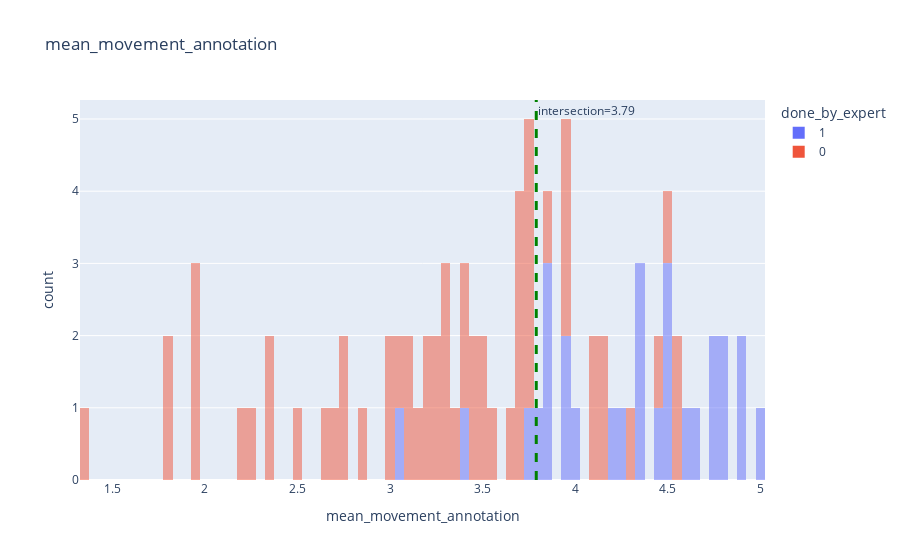

Here is the notebook cell this chart was saved with:
### Code cell
med = dfst["mean_movement_annotation"].median()
# find the threshold beteween experts and students based on KDE model of each group descriped by done_by_expert
kde_expert = scipy.stats.gaussian_kde(dfst[dfst.done_by_expert==1]["mean_movement_annotation"].dropna())
kde_student = scipy.stats.gaussian_kde(dfst[dfst.done_by_expert==0]["mean_movement_annotation"].dropna())



# find the intersection of the two KDEs
from scipy.optimize import fsolve
def findIntersection(fun1, fun2, x0):
    return fsolve(lambda x : fun1(x) - fun2(x), x0)
intersection = findIntersection(kde_expert, kde_student, med)
intersection

fig = px.histogram(dfst, x="mean_movement_annotation", title="mean_movement_annotation",
             color="done_by_expert", opacity=0.5, nbins=100)
# draw vline
fig.add_vline(x=intersection[0], line_width=3, line_dash="dash", line_color="green", annotation_text=f"intersection={intersection[0]:.2f}", annotation_position="top right")
dfst["level"] = "expert"
dfst["level"][dfst["mean_movement_annotation"] < intersection[0]] = "student"

fig.show()

### Figure 1 — Plotly figure (JSON) as saved in the notebook; plotly's stock layout.template omitted (floating-point values rounded to 4 significant figures)
{"data": [{"alignmentgroup": "True", "bingroup": "x", "hovertemplate": "done_by_expert=1<br>mean_movement_annotation=%{x}<br>count=%{y}<extra></extra>", "legendgroup": "1", "marker": {"color": "#636efa", "opacity": 0.5, "pattern": {"shape": ""}}, "name": "1", "nbinsx": 100, "offsetgroup": "1", "orientation": "v", "showlegend": true, "x": [4.511, 4.756, 3.789, 4.578, 3.956, 4.889, 4.511, 4.889, 4.333, 4.644, 4.222, 4.333, 4.333, 4.022, 3.844, 4.444, 4.8, 4.822, 4.267, 5.0, 4.511, 4.756, 3.956, 3.844, 3.844, 3.044, 3.733, 3.4], "xaxis": "x", "yaxis": "y", "type": "histogram"}, {"alignmentgroup": "True", "bingroup": "x", "hovertemplate": "done_by_expert=0<br>mean_movement_annotation=%{x}<br>count=%{y}<extra></extra>", "legendgroup": "0", "marker": {"color": "#EF553B", "opacity": 0.5, "pattern": {"shape": ""}}, "name": "0", "nbinsx": 100, "offsetgroup": "0", "orientation": "v", "showlegend": true, "x": [3.3, 2.667, 3.067, 3.417, 3.683, 2.35, 3.933, 1.967, 3.95, 3.683, 2.767, 3.75, 2.85, 1.95, 3.433, 3.55, 3.117, 3.133, 3.083, 3.3, 2.983, 3.356, 3.667, 3.683, 2.183, 3.517, 3.267, 3.511, 3.467, 1.356, 1.783, 3.733, 2.683, 2.517, 3.183, 1.95, 1.8, 4.533, 4.483, 3.267, 3.322, 3.95, 4.15, 2.267, 2.367, 4.083, 3.833, 2.978, 4.133, 2.75, 3.417, 4.433, 4.533, 4.3, 3.2, 3.683, 3.767, 4.117, 3.733], "xaxis": "x", "yaxis": "y", "type": "histogram"}], "layout": {"xaxis": {"anchor": "y", "domain": [0.0, 1.0], "title": {"text": "mean_movement_annotation"}}, "yaxis": {"anchor": "x", "domain": [0.0, 1.0], "title": {"text": "count"}}, "legend": {"title": {"text": "done_by_expert"}, "tracegroupgap": 0}, "title": {"text": "mean_movement_annotation"}, "barmode": "relative", "shapes": [{"line": {"color": "green", "dash": "dash", "width": 3}, "type": "line", "x0": 3.789, "x1": 3.789, "xref": "x", "y0": 0, "y1": 1, "yref": "y domain"}], "annotations": [{"showarrow": false, "text": "intersection=3.79", "x": 3.789, "xanchor": "left", "xref": "x", "y": 1, "yanchor": "top", "yref": "y domain"}]}}
